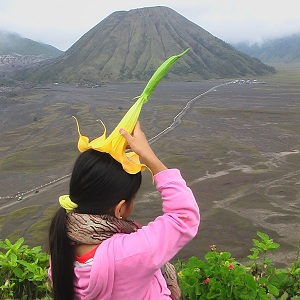
#> input picture diva.jpg, 300 x 300 px
$ python lbp-sklearn.py
#> lines starting #> are read from the running program, lines starting #| are printed output that depends on the picture
import cv2
import numpy as np
from skimage import feature

img = cv2.imread('diva.jpg', 0)
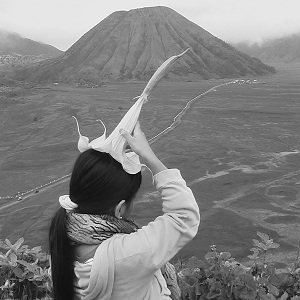
#> img: shape (300, 300); min 0, max 255, mean 128
lbp = feature.local_binary_pattern(img, 8, 1)
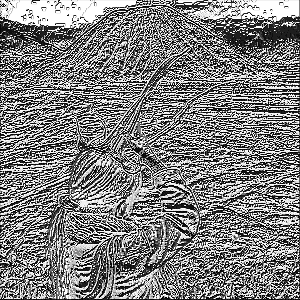
#> lbp: shape (300, 300) float64; min 0, max 255, mean 128.1

print(np.max(lbp))
#| 255.0
print(np.min(lbp))
#| 0.0
cv2.imshow('LBP', lbp.astype(np.uint8))
cv2.waitKey(0)
cv2.destroyAllWindows()

$ run again, with face.jpg copied over diva.jpg
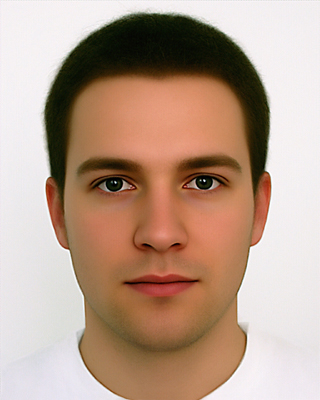
#> input picture face.jpg, 320 x 400 px
#> `img = cv2.imread('diva.jpg', 0)`:
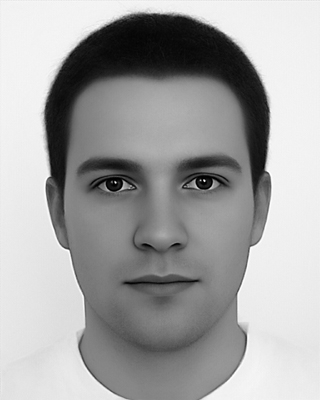
#> img: shape (400, 320); min 0, max 255, mean 164
#> `lbp = feature.local_binary_pattern(img, 8, 1)`:
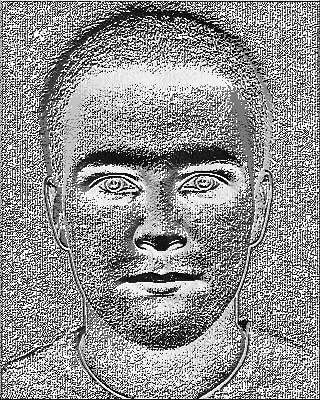
#> lbp: shape (400, 320) float64; min 0, max 255, mean 144.5
#| 255.0
#| 0.0

$ run again, with lbp-textures.jpg copied over diva.jpg
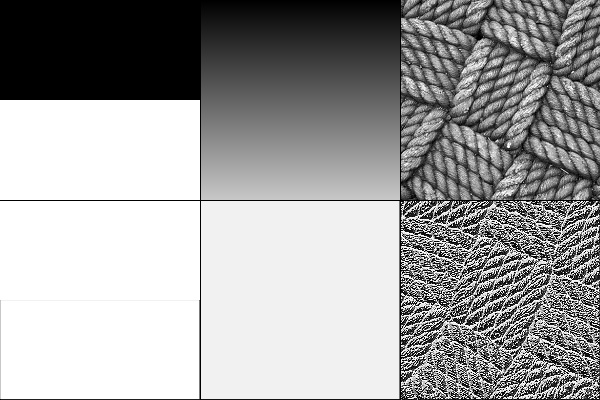
#> input picture lbp-textures.jpg, 600 x 400 px
#> img is the input picture: shape (400, 600); min 0, max 255, mean 159.2
#> `lbp = feature.local_binary_pattern(img, 8, 1)`:
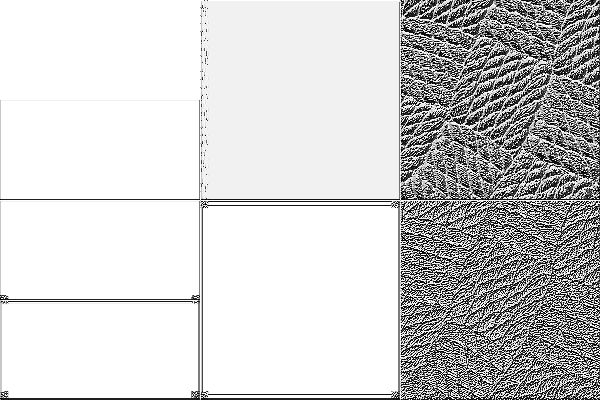
#> lbp: shape (400, 600) float64; min 0, max 255, mean 206.6
#| 255.0
#| 0.0

$ run again, with rope.jpg copied over diva.jpg
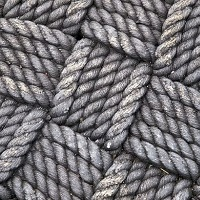
#> input picture rope.jpg, 200 x 200 px
#> `lbp = feature.local_binary_pattern(img, 8, 1)`:
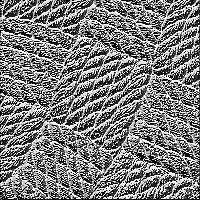
#> lbp: shape (200, 200) float64; min 0, max 255, mean 124.3
#| 255.0
#| 0.0
